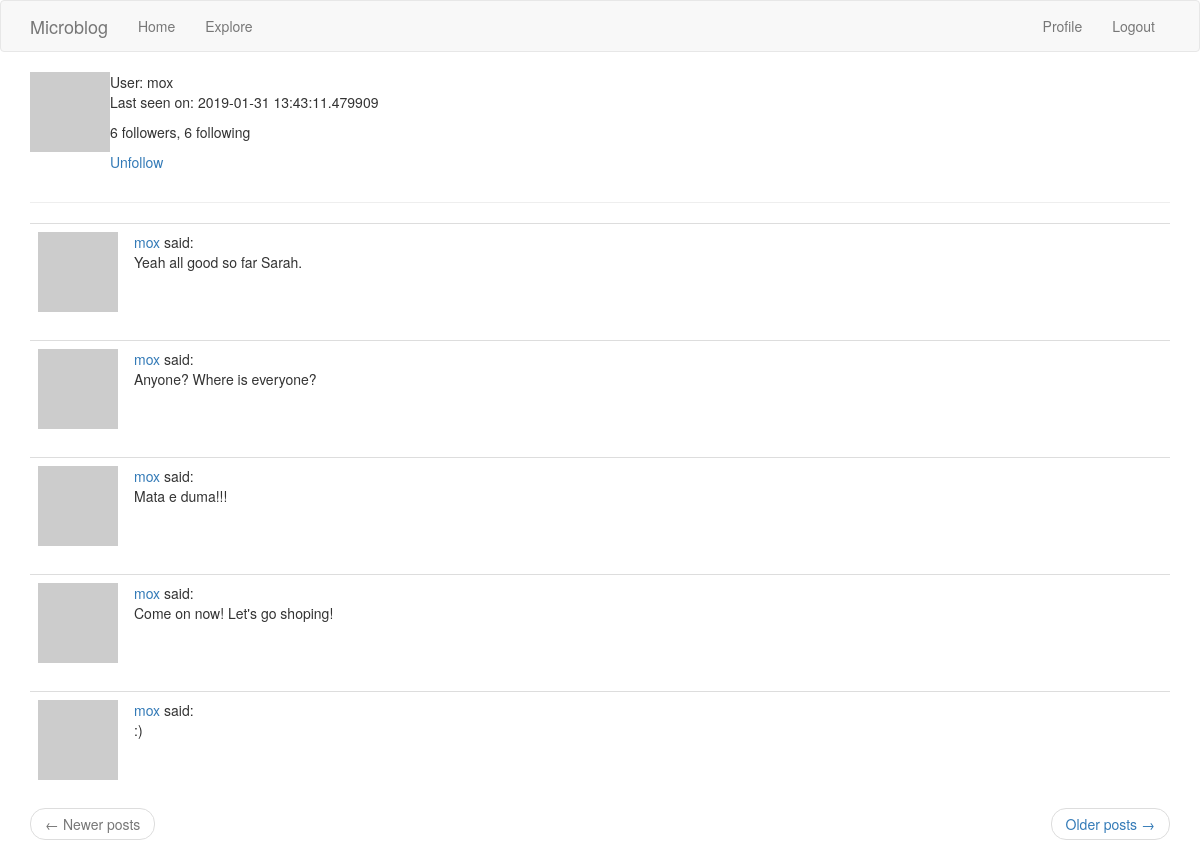
Before: /user/mox (signed in) with the older database file.
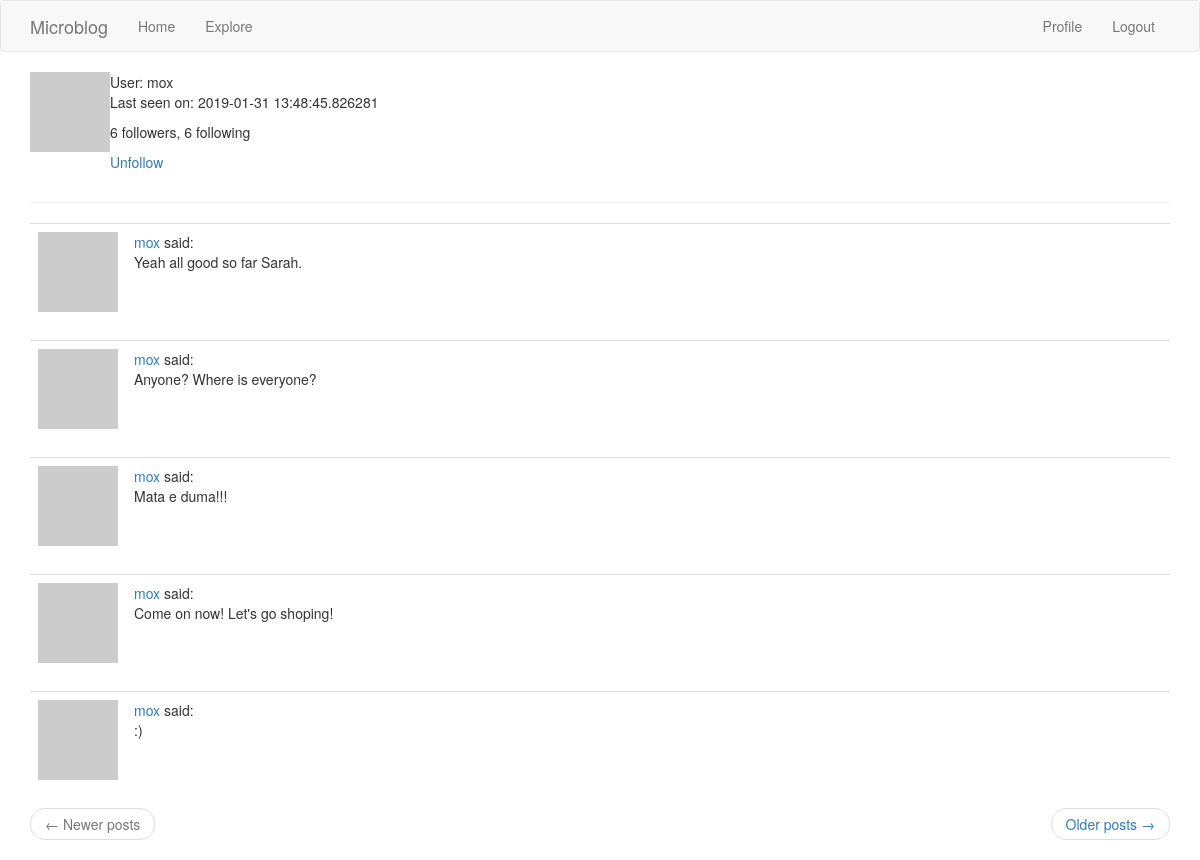
After: the same page with the newer database file.
### app/models.py (models this page shows, shortened)
class User(UserMixin, db.Model):
    id = db.Column(db.Integer, primary_key=True)
    username = db.Column(db.String(60), index=True, unique=True)
    email = db.Column(db.String(120), index=True, unique=True)
    password_hash = db.Column(db.String(128))
    posts = db.relationship('Post', backref='author', lazy='dynamic')
    about_me = db.Column(db.String(140))
    last_seen = db.Column(db.DateTime, default=datetime.utcnow)
    followed = db.relationship('User', secondary=followers,
                               primaryjoin=(followers.c.follower_id == id),
                               secondaryjoin=(followers.c.followed_id == id),
                               backref=db.backref('followers', lazy='dynamic'),
                               lazy='dynamic')
    def avatar(self, size):
        digest = md5(self.email.lower().encode('utf-8')).hexdigest()
        return f'https://www.gravatar.com/avatar/{digest}?d=monsterid&s={size}'
    def is_following(self, user):
        return self.followed.filter(followers.c.followed_id == user.id).count() > 0

class Post(db.Model):
    id = db.Column(db.Integer, primary_key=True)
    body = db.Column(db.String(140))
    timestamp = db.Column(db.DateTime, index=True, default=datetime.utcnow)
    user_id = db.Column(db.Integer, db.ForeignKey('user.id'))

### app/routes.py (the view)
@app.route('/user/<username>')
@login_required
def user(username):
    user = User.query.filter_by(username=username).first_or_404()
    page = request.args.get('page', 1, type=int)
    posts = user.posts.order_by(Post.timestamp.desc()).paginate(page, app.config['POSTS_PER_PAGE'],
                                                                False)
    next_url = url_for('user', username=username, page=posts.next_num) if posts.has_next else None
    prev_url = url_for('user', username=username, page=posts.prev_num) if posts.has_prev else None
    return render_template('user.html', title='Profile', user=user, posts=posts.items,
                           next_url=next_url, prev_url=prev_url)

### app/models.py (called while the page is built)
@login.user_loader
def load_user(id):
    return User.query.get(int(id))

### app/routes.py (called while the page is built)
@app.before_request
def before_request():
    if current_user.is_authenticated:
        current_user.last_seen = datetime.utcnow()
        db.session.commit()

### app/templates/user.html (shortened to what this page needs)
{% extends 'base.html' %}
{% block app_content %}
    <table>
        <tr valign="top">
            <td><img src="{{ user.avatar(128) }}"></td>
            <td>User: {{ user.username }}
                {% if user.last_seen %}<p>Last seen on: {{ user.last_seen }}</p>{% endif %}
                <p>{{ user.followers.count() }} followers, {{ user.followed.count() }} following</p>
                {% if user == current_user %}
                <p><a href="{{ url_for('edit_profile') }}">Edit your profile</a></p>
                {% elif not current_user.is_following(user) %}
                <p><a href="{{ url_for('follow', username=user.username) }}">Follow</a></p>
                {% else %}
                <p><a href="{{ url_for('unfollow', username=user.username) }}">Unfollow</a></p>
                {% endif %}
            </td>
        </tr>
    </table>
    <hr>
    {% for post in posts %}
        {% include '_post.html' %}
    {% endfor %}
    <nav aria-label="...">
        <ul class="pager">
            <li class="previous{% if not prev_url %} disabled{% endif %}">
                <a href="{{ prev_url or '#' }}">
                    <span aria-hidden="true">&larr;</span> Newer posts
                </a>
            </li>
            <li class="next{% if not next_url %} disabled{% endif %}">
                <a href="{{ next_url or '#' }}">
                    Older posts <span aria-hidden="true">&rarr;</span>
                </a>
            </li>
        </ul>
    </nav>
{% endblock %}

### app/templates/base.html (shortened to what this page needs)
{% extends 'bootstrap/base.html' %}
{% block navbar %}
    <nav class="navbar navbar-default">
        <div class="container">
            <div class="navbar-header">
                <a class="navbar-brand" href="{{ url_for('index') }}">Microblog</a>
            </div>
            <div class="collapse navbar-collapse" id="bs-example-navbar-collapse-1">
                <ul class="nav navbar-nav">
                    <li><a href="{{ url_for('index') }}">Home</a></li>
                    <li><a href="{{ url_for('explore') }}">Explore</a></li>
                </ul>
                <ul class="nav navbar-nav navbar-right">
                    {% if current_user.is_anonymous %}
                    <li><a href="{{ url_for('login') }}">Login</a></li>
                    {% else %}
                    <li><a href="{{ url_for('user', username=current_user.username) }}">Profile</a></li>
                    <li><a href="{{ url_for('logout') }}">Logout</a></li>
                    {% endif %}
                </ul>
            </div>
        </div>
    </nav>
{% endblock %}
{% block content %}
    <div class="container">
        {% block app_content %}{% endblock %}
    </div>
{% endblock %}

### app/templates/_post.html
<table class="table table-hover">
        <tr valign="top">
            <td width="70px">
                <a href="{{ url_for('user', username=post.author.username) }}">
                    <img src="{{ post.author.avatar(70) }}" />
                </a>
            </td>
            <td>
                <a href="{{ url_for('user', username=post.author.username) }}">
                    {{ post.author.username }}
                </a>
                said:<br>  {{ post.body }}
            </td>
        </tr>
</table>

Changed rows visible on the page:
changed User "mox": last_seen "2019-01-31 13:43:11.479909" → "2019-01-31 13:48:45.826281"
